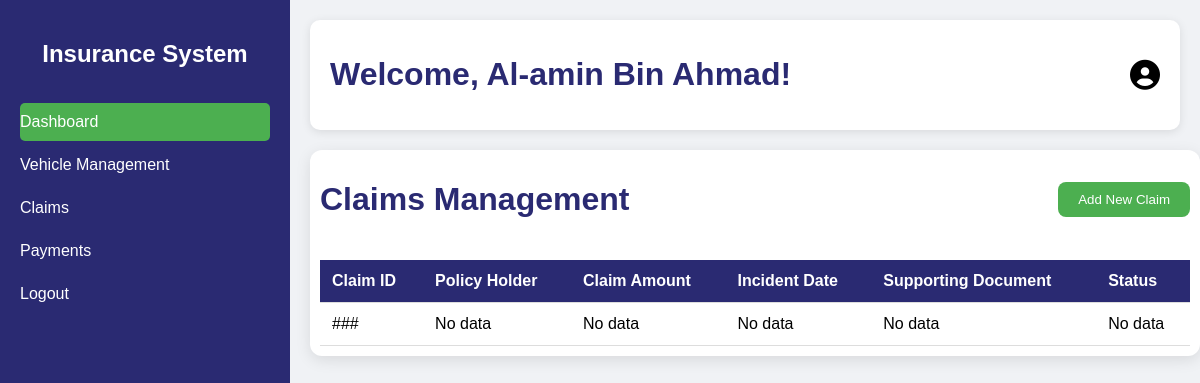
Before: /claims/ (signed in) with the older database file.
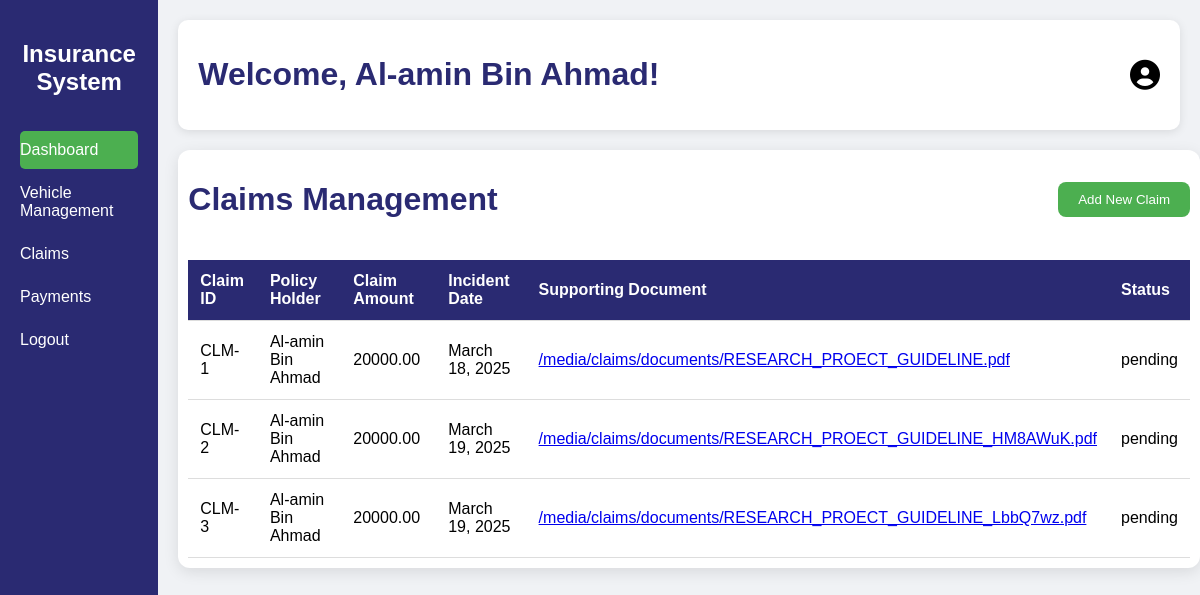
After: the same page with the newer database file.
### CIApp/models.py (models this page shows, shortened)
class Claim(models.Model):
    STATUS_CHOICES = [
        ('pending', 'Pending'),
        ('approved', 'Approved'),
        ('rejected', 'Rejected'),
    ]
    user = models.ForeignKey(User, on_delete=models.CASCADE)
    policy = models.ForeignKey(InsurancePolicy, on_delete=models.CASCADE)
    vehicle = models.ForeignKey(Vehicle, on_delete=models.CASCADE)
    incident_date = models.DateField()
    claim_amount = models.DecimalField(max_digits=10, decimal_places=2)
    status = models.CharField(max_length=20, choices=STATUS_CHOICES, default='pending')
    supporting_documents = models.FileField(upload_to='claims/documents/', blank=True, null=True)

### CIApp/views.py (the view)
# urls.py: path('claims/', views.claims, name="claims"),
@login_required(login_url='/login')
def claims(request):
    current_user = request.user
    claims = Claim.objects.filter(user=current_user)
    a_claims = Claim.objects.all()
    context = {
        "user": current_user,
        "claims": claims,
        "a_claims": a_claims
    }
    return render(request, 'claims.html', context)

### templates/claims.html (shortened to what this page needs)
{% extends "base.html" %}
{% load static %}
{% block Css %}
<link rel="stylesheet" href="{% static 'css/claims.css' %}">
{% endblock %}
{% block content %}
<div class="claims-container">
    <header>
        <h1>Claims Management</h1>
        <a href="/add-claims/"><button class="btn-add">Add New Claim</button></a>
    </header>
    <table>
        <thead>
            <tr>
                <th>Claim ID</th>
                <th>Policy Holder</th>
                <th>Claim Amount</th>
                <th>Incident Date</th>
                <th>Supporting Document</th>
                <th>Status</th>
            </tr>
        </thead>
        {% if user.is_superuser %}
        <tbody>
            {% if a_claims %}
            {% for claim in a_claims %}
            <tr id="claim-row-{{claim.id}}">
                <td>CLM-{{claim.id}}</td>
                <td>{{claim.user.first_name}}</td>
                <td>{{claim.claim_amount}}</td>
                <td>{{claim.incident_date}}</td>
                <td><a href="{{claim.supporting_documents.url}}">{{claim.supporting_documents.url}}</a></td>
                <td class="claim-status">{{claim.status}}</td>
                {% if user.is_superuser %}
                <td>
                    <button class="btn-approve" data-id="{{claim.id}}">Approve</button>
                    <button class="btn-reject" data-id="{{claim.id}}">Reject</button>
                    <button class="btn-delete" data-id="{{claim.id}}">Delete</button>
                </td>
                {% endif %}
            </tr>
            {% endfor %}
            {% else %}
            <tr>
                <td>###</td>
                <td>No data</td>
                <td>No data</td>
                <td>No data</td>
                <td>No data</td>
                <td>No data</td>
                {% if user.is_superuser %}
                <td>
                    <button style="opacity: .3;" class="btn-approve" disabled>Approve</button>
                    <button style="opacity: .3;" class="btn-reject" disabled>Reject</button>
                    <button style="opacity: .3;" class="btn-delete">Delete</button>
                </td>
                {% endif %}
            </tr>
            {% endif %}
        </tbody>
        {% else %}
        <tbody>
            {% if claims %}
            {% for claim in claims %}
            <tr id="claim-row-{{claim.id}}">
                <td>CLM-{{claim.id}}</td>
                <td>{{claim.user.first_name}}</td>
                <td>{{claim.claim_amount}}</td>
                <td>{{claim.incident_date}}</td>
                <td><a href="{{claim.supporting_documents.url}}">{{claim.supporting_documents.url}}</a></td>
                <td class="claim-status">{{claim.status}}</td>
            </tr>
            {% endfor %}
            {% else %}
            <tr>
                <td>###</td>
                <td>No data</td>
                <td>No data</td>
                <td>No data</td>
                <td>No data</td>
                <td>No data</td>
            </tr>
            {% endif %}
        </tbody>
        {% endif %}
    </table>
</div>
{% endblock %}

### templates/base.html (shortened to what this page needs)
{% load static %}
<!DOCTYPE html>
<html lang="en">
<head>
    <link rel="stylesheet" href="{% static 'css/dash.css' %}">
    <link rel="stylesheet" href="{% static 'fontawesome-free/css/all.min.css' %}">
    {% block Css %}{% endblock %}
</head>
<body>
    <div class="dashboard-container">
        <aside class="sidebar">
            <h2>Insurance System</h2>
            <nav>
                <a href="/dash/" class="active">Dashboard</a>
                <a href="/vehicle/">Vehicle Management</a>
                <a href="/claims/">Claims</a>
                <a href="/view-payments/">Payments</a>
                <a href="/logout/">Logout</a>
            </nav>
        </aside>
        <main class="main-content">
            <header class="dashboard-header">
                {% if not user.is_superuser %}
                <h1>Welcome, {{user.first_name}}!</h1>
                {% else %}
                <h1>Welcome, {{user.email}}!</h1>
                {% endif %}
                <div class="user-info">
                    <i class="fa fa-user-circle" style="font-size: 30px;"></i>
                </div>
            </header>
            {% block content %}{% endblock %}
        </main>
    </div>
</body>
</html>

### static/css/dash.css (style rules this page uses)
body { display: flex; height: 100vh; margin: 0; font-family: Arial, sans-serif; background-color: #f0f2f5; }
.dashboard-container { display: flex; width: 100%; }
.sidebar { width: 250px; background-color: #2A2A72; color: #fff; display: flex; flex-direction: column; padding: 20px; }
.sidebar h2 { text-align: center; margin-bottom: 30px; }
.sidebar nav a { display: block; color: #fff; text-decoration: none; padding: 10px 0; margin: 5px 0; border-radius: 5px; transition: background 0.3s ease; }
.sidebar nav a.active, .sidebar nav a:hover { background-color: #4CAF50; }
.main-content { flex: 1; padding: 20px; }
.dashboard-header { display: flex; justify-content: space-between; align-items: center; background-color: #fff; padding: 15px 20px; border-radius: 10px; box-shadow: 0 2px 10px rgba(0, 0, 0, 0.1); margin-bottom: 20px; }

### static/css/claims.css (style rules this page uses)
.claims-container { background-color: #fff; border-radius: 12px; box-shadow: 0 4px 15px rgba(0, 0, 0, 0.1); padding: 10px; width: 100%; }
header { display: flex; justify-content: space-between; align-items: center; margin-bottom: 20px; }
h1 { color: #2A2A72; }
.btn-add { background-color: #4CAF50; color: #fff; border: none; padding: 10px 20px; border-radius: 8px; cursor: pointer; }
table { width: 100%; border-collapse: collapse; }
thead { background-color: #2A2A72; color: #fff; }
td, th { padding: 12px; text-align: left; border-bottom: 1px solid #ddd; }

Changed rows visible on the page:
added Claim: id "1", user.first_name "Al-amin Bin Ahmad", claim_amount "20000.00", incident_date "March 18, 2025", supporting_documents "/media/claims/documents/RESEARCH_PROECT_GUIDELINE.pdf", status "pending"
added Claim: id "2", user.first_name "Al-amin Bin Ahmad", claim_amount "20000.00", incident_date "March 19, 2025", supporting_documents "/media/claims/documents/RESEARCH_PROECT_GUIDELINE_HM8AWuK.pdf", status "pending"
added Claim: id "3", user.first_name "Al-amin Bin Ahmad", claim_amount "20000.00", incident_date "March 19, 2025", supporting_documents "/media/claims/documents/RESEARCH_PROECT_GUIDELINE_LbbQ7wz.pdf", status "pending"
Other visible differences:
text no longer shown: "### No data No data No data No data No data"
